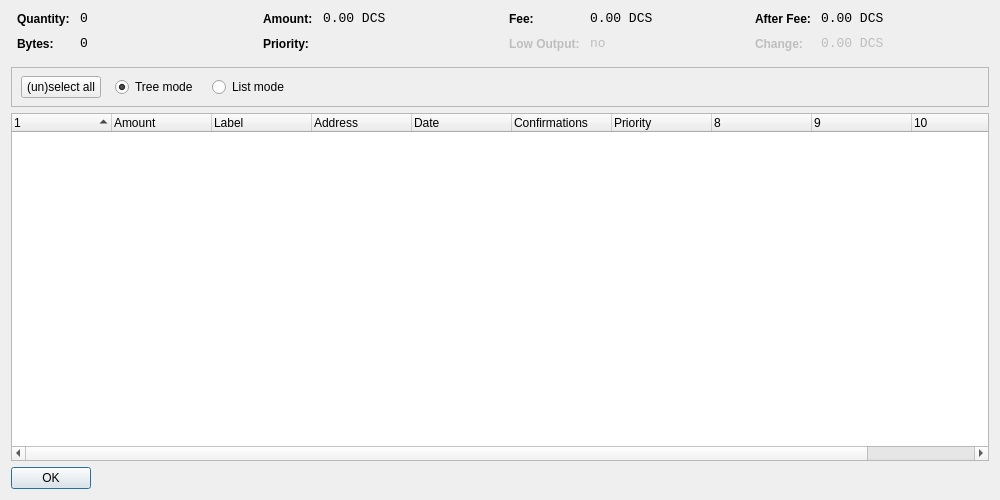
<?xml version="1.0" encoding="UTF-8"?>
<ui version="4.0">
 <class>CoinControlDialog</class>
 <widget class="QDialog" name="CoinControlDialog">
  <property name="geometry">
   <rect>
    <x>0</x>
    <y>0</y>
    <width>1000</width>
    <height>500</height>
   </rect>
  </property>
  <property name="windowTitle">
   <string>Coin Control</string>
  </property>
  <layout class="QVBoxLayout" name="verticalLayout">
   <item>
    <layout class="QHBoxLayout" name="horizontalLayoutTop" stretch="0,0,0,0">
     <property name="topMargin">
      <number>0</number>
     </property>
     <property name="bottomMargin">
      <number>10</number>
     </property>
     <item>
      <layout class="QFormLayout" name="formLayoutCoinControl1">
       <property name="horizontalSpacing">
        <number>10</number>
       </property>
       <property name="verticalSpacing">
        <number>10</number>
       </property>
       <property name="leftMargin">
        <number>6</number>
       </property>
       <property name="rightMargin">
        <number>6</number>
       </property>
       <item row="0" column="0">
        <widget class="QLabel" name="labelCoinControlQuantityText">
         <property name="styleSheet">
          <string notr="true">font-weight:bold;</string>
         </property>
         <property name="text">
          <string>Quantity:</string>
         </property>
        </widget>
       </item>
       <item row="0" column="1">
        <widget class="QLabel" name="labelCoinControlQuantity">
         <property name="font">
          <font>
           <family>Monospace</family>
           <pointsize>10</pointsize>
          </font>
         </property>
         <property name="cursor">
          <cursorShape>IBeamCursor</cursorShape>
         </property>
         <property name="contextMenuPolicy">
          <enum>Qt::ActionsContextMenu</enum>
         </property>
         <property name="text">
          <string notr="true">0</string>
         </property>
         <property name="textInteractionFlags">
          <set>Qt::LinksAccessibleByMouse|Qt::TextSelectableByKeyboard|Qt::TextSelectableByMouse</set>
         </property>
        </widget>
       </item>
       <item row="1" column="0">
        <widget class="QLabel" name="labelCoinControlBytesText">
         <property name="styleSheet">
          <string notr="true">font-weight:bold;</string>
         </property>
         <property name="text">
          <string>Bytes:</string>
         </property>
        </widget>
       </item>
       <item row="1" column="1">
        <widget class="QLabel" name="labelCoinControlBytes">
         <property name="font">
          <font>
           <family>Monospace</family>
           <pointsize>10</pointsize>
          </font>
         </property>
         <property name="cursor">
          <cursorShape>IBeamCursor</cursorShape>
         </property>
         <property name="contextMenuPolicy">
          <enum>Qt::ActionsContextMenu</enum>
         </property>
         <property name="text">
          <string notr="true">0</string>
         </property>
         <property name="textInteractionFlags">
          <set>Qt::LinksAccessibleByMouse|Qt::TextSelectableByKeyboard|Qt::TextSelectableByMouse</set>
         </property>
        </widget>
       </item>
      </layout>
     </item>
     <item>
      <layout class="QFormLayout" name="formLayoutCoinControl2">
       <property name="horizontalSpacing">
        <number>10</number>
       </property>
       <property name="verticalSpacing">
        <number>10</number>
       </property>
       <property name="leftMargin">
        <number>6</number>
       </property>
       <property name="rightMargin">
        <number>6</number>
       </property>
       <item row="0" column="0">
        <widget class="QLabel" name="labelCoinControlAmountText">
         <property name="styleSheet">
          <string notr="true">font-weight:bold;</string>
         </property>
         <property name="text">
          <string>Amount:</string>
         </property>
        </widget>
       </item>
       <item row="0" column="1">
        <widget class="QLabel" name="labelCoinControlAmount">
         <property name="font">
          <font>
           <family>Monospace</family>
           <pointsize>10</pointsize>
          </font>
         </property>
         <property name="cursor">
          <cursorShape>IBeamCursor</cursorShape>
         </property>
         <property name="contextMenuPolicy">
          <enum>Qt::ActionsContextMenu</enum>
         </property>
         <property name="text">
          <string notr="true">0.00 DCS</string>
         </property>
         <property name="textInteractionFlags">
          <set>Qt::LinksAccessibleByMouse|Qt::TextSelectableByKeyboard|Qt::TextSelectableByMouse</set>
         </property>
        </widget>
       </item>
       <item row="1" column="0">
        <widget class="QLabel" name="labelCoinControlPriorityText">
         <property name="styleSheet">
          <string notr="true">font-weight:bold;</string>
         </property>
         <property name="text">
          <string>Priority:</string>
         </property>
        </widget>
       </item>
       <item row="1" column="1">
        <widget class="QLabel" name="labelCoinControlPriority">
         <property name="font">
          <font>
           <family>Monospace</family>
           <pointsize>10</pointsize>
          </font>
         </property>
         <property name="cursor">
          <cursorShape>IBeamCursor</cursorShape>
         </property>
         <property name="contextMenuPolicy">
          <enum>Qt::ActionsContextMenu</enum>
         </property>
         <property name="text">
          <string/>
         </property>
         <property name="textInteractionFlags">
          <set>Qt::LinksAccessibleByMouse|Qt::TextSelectableByKeyboard|Qt::TextSelectableByMouse</set>
         </property>
        </widget>
       </item>
      </layout>
     </item>
     <item>
      <layout class="QFormLayout" name="formLayoutCoinControl3">
       <property name="horizontalSpacing">
        <number>10</number>
       </property>
       <property name="verticalSpacing">
        <number>10</number>
       </property>
       <property name="leftMargin">
        <number>6</number>
       </property>
       <property name="rightMargin">
        <number>6</number>
       </property>
       <item row="0" column="0">
        <widget class="QLabel" name="labelCoinControlFeeText">
         <property name="styleSheet">
          <string notr="true">font-weight:bold;</string>
         </property>
         <property name="text">
          <string>Fee:</string>
         </property>
        </widget>
       </item>
       <item row="0" column="1">
        <widget class="QLabel" name="labelCoinControlFee">
         <property name="font">
          <font>
           <family>Monospace</family>
           <pointsize>10</pointsize>
          </font>
         </property>
         <property name="cursor">
          <cursorShape>IBeamCursor</cursorShape>
         </property>
         <property name="contextMenuPolicy">
          <enum>Qt::ActionsContextMenu</enum>
         </property>
         <property name="text">
          <string notr="true">0.00 DCS</string>
         </property>
         <property name="textInteractionFlags">
          <set>Qt::LinksAccessibleByMouse|Qt::TextSelectableByKeyboard|Qt::TextSelectableByMouse</set>
         </property>
        </widget>
       </item>
       <item row="1" column="0">
        <widget class="QLabel" name="labelCoinControlLowOutputText">
         <property name="enabled">
          <bool>false</bool>
         </property>
         <property name="styleSheet">
          <string notr="true">font-weight:bold;</string>
         </property>
         <property name="text">
          <string>Low Output:</string>
         </property>
        </widget>
       </item>
       <item row="1" column="1">
        <widget class="QLabel" name="labelCoinControlLowOutput">
         <property name="enabled">
          <bool>false</bool>
         </property>
         <property name="font">
          <font>
           <family>Monospace</family>
           <pointsize>10</pointsize>
          </font>
         </property>
         <property name="cursor">
          <cursorShape>IBeamCursor</cursorShape>
         </property>
         <property name="contextMenuPolicy">
          <enum>Qt::ActionsContextMenu</enum>
         </property>
         <property name="text">
          <string notr="true">no</string>
         </property>
         <property name="textInteractionFlags">
          <set>Qt::LinksAccessibleByMouse|Qt::TextSelectableByKeyboard|Qt::TextSelectableByMouse</set>
         </property>
        </widget>
       </item>
      </layout>
     </item>
     <item>
      <layout class="QFormLayout" name="formLayoutCoinControl4">
       <property name="horizontalSpacing">
        <number>10</number>
       </property>
       <property name="verticalSpacing">
        <number>10</number>
       </property>
       <property name="leftMargin">
        <number>6</number>
       </property>
       <property name="rightMargin">
        <number>6</number>
       </property>
       <item row="0" column="0">
        <widget class="QLabel" name="labelCoinControlAfterFeeText">
         <property name="styleSheet">
          <string notr="true">font-weight:bold;</string>
         </property>
         <property name="text">
          <string>After Fee:</string>
         </property>
        </widget>
       </item>
       <item row="0" column="1">
        <widget class="QLabel" name="labelCoinControlAfterFee">
         <property name="font">
          <font>
           <family>Monospace</family>
           <pointsize>10</pointsize>
          </font>
         </property>
         <property name="cursor">
          <cursorShape>IBeamCursor</cursorShape>
         </property>
         <property name="contextMenuPolicy">
          <enum>Qt::ActionsContextMenu</enum>
         </property>
         <property name="text">
          <string notr="true">0.00 DCS</string>
         </property>
         <property name="textInteractionFlags">
          <set>Qt::LinksAccessibleByMouse|Qt::TextSelectableByKeyboard|Qt::TextSelectableByMouse</set>
         </property>
        </widget>
       </item>
       <item row="1" column="0">
        <widget class="QLabel" name="labelCoinControlChangeText">
         <property name="enabled">
          <bool>false</bool>
         </property>
         <property name="styleSheet">
          <string notr="true">font-weight:bold;</string>
         </property>
         <property name="text">
          <string>Change:</string>
         </property>
        </widget>
       </item>
       <item row="1" column="1">
        <widget class="QLabel" name="labelCoinControlChange">
         <property name="enabled">
          <bool>false</bool>
         </property>
         <property name="font">
          <font>
           <family>Monospace</family>
           <pointsize>10</pointsize>
          </font>
         </property>
         <property name="cursor">
          <cursorShape>IBeamCursor</cursorShape>
         </property>
         <property name="contextMenuPolicy">
          <enum>Qt::ActionsContextMenu</enum>
         </property>
         <property name="text">
          <string notr="true">0.00 DCS</string>
         </property>
         <property name="textInteractionFlags">
          <set>Qt::LinksAccessibleByMouse|Qt::TextSelectableByKeyboard|Qt::TextSelectableByMouse</set>
         </property>
        </widget>
       </item>
      </layout>
     </item>
    </layout>
   </item>
   <item>
    <widget class="QFrame" name="frame">
     <property name="minimumSize">
      <size>
       <width>0</width>
       <height>40</height>
      </size>
     </property>
     <property name="frameShape">
      <enum>QFrame::StyledPanel</enum>
     </property>
     <property name="frameShadow">
      <enum>QFrame::Sunken</enum>
     </property>
     <widget class="QWidget" name="horizontalLayoutWidget">
      <property name="geometry">
       <rect>
        <x>10</x>
        <y>0</y>
        <width>781</width>
        <height>41</height>
       </rect>
      </property>
      <layout class="QHBoxLayout" name="horizontalLayoutPanel" stretch="0,0,0,0,0">
       <property name="spacing">
        <number>14</number>
       </property>
       <item>
        <widget class="QPushButton" name="pushButtonSelectAll">
         <property name="sizePolicy">
          <sizepolicy hsizetype="Maximum" vsizetype="Fixed">
           <horstretch>0</horstretch>
           <verstretch>0</verstretch>
          </sizepolicy>
         </property>
         <property name="text">
          <string>(un)select all</string>
         </property>
        </widget>
       </item>
       <item>
        <widget class="QRadioButton" name="radioTreeMode">
         <property name="sizePolicy">
          <sizepolicy hsizetype="Maximum" vsizetype="Fixed">
           <horstretch>0</horstretch>
           <verstretch>0</verstretch>
          </sizepolicy>
         </property>
         <property name="text">
          <string>Tree mode</string>
         </property>
         <property name="checked">
          <bool>true</bool>
         </property>
        </widget>
       </item>
       <item>
        <widget class="QRadioButton" name="radioListMode">
         <property name="sizePolicy">
          <sizepolicy hsizetype="Maximum" vsizetype="Fixed">
           <horstretch>0</horstretch>
           <verstretch>0</verstretch>
          </sizepolicy>
         </property>
         <property name="text">
          <string>List mode</string>
         </property>
        </widget>
       </item>
       <item>
        <spacer name="horizontalSpacer">
         <property name="orientation">
          <enum>Qt::Horizontal</enum>
         </property>
         <property name="sizeHint" stdset="0">
          <size>
           <width>40</width>
           <height>20</height>
          </size>
         </property>
        </spacer>
       </item>
      </layout>
     </widget>
    </widget>
   </item>
   <item>
    <widget class="CoinControlTreeWidget" name="treeWidget">
     <property name="contextMenuPolicy">
      <enum>Qt::CustomContextMenu</enum>
     </property>
     <property name="sortingEnabled">
      <bool>false</bool>
     </property>
     <property name="columnCount">
      <number>11</number>
     </property>
     <attribute name="headerShowSortIndicator" stdset="0">
      <bool>true</bool>
     </attribute>
     <attribute name="headerStretchLastSection">
      <bool>false</bool>
     </attribute>
     <column>
      <property name="text">
       <string/>
      </property>
     </column>
     <column>
      <property name="text">
       <string>Amount</string>
      </property>
     </column>
     <column>
      <property name="text">
       <string>Label</string>
      </property>
     </column>
     <column>
      <property name="text">
       <string>Address</string>
      </property>
     </column>
     <column>
      <property name="text">
       <string>Date</string>
      </property>
     </column>
     <column>
      <property name="text">
       <string>Confirmations</string>
      </property>
      <property name="toolTip">
       <string>Confirmed</string>
      </property>
     </column>
     <column>
      <property name="text">
       <string>Priority</string>
      </property>
     </column>
     <column>
      <property name="text">
       <string/>
      </property>
     </column>
     <column>
      <property name="text">
       <string/>
      </property>
     </column>
     <column>
      <property name="text">
       <string/>
      </property>
     </column>
     <column>
      <property name="text">
       <string/>
      </property>
     </column>
    </widget>
   </item>
   <item>
    <widget class="QDialogButtonBox" name="buttonBox">
     <property name="sizePolicy">
      <sizepolicy hsizetype="Maximum" vsizetype="Fixed">
       <horstretch>0</horstretch>
       <verstretch>0</verstretch>
      </sizepolicy>
     </property>
     <property name="orientation">
      <enum>Qt::Horizontal</enum>
     </property>
     <property name="standardButtons">
      <set>QDialogButtonBox::Ok</set>
     </property>
    </widget>
   </item>
  </layout>
 </widget>
 <customwidgets>
  <customwidget>
   <class>CoinControlTreeWidget</class>
   <extends>QTreeWidget</extends>
   <header>coincontroltreewidget.h</header>
  </customwidget>
 </customwidgets>
 <resources/>
 <connections/>
</ui>
